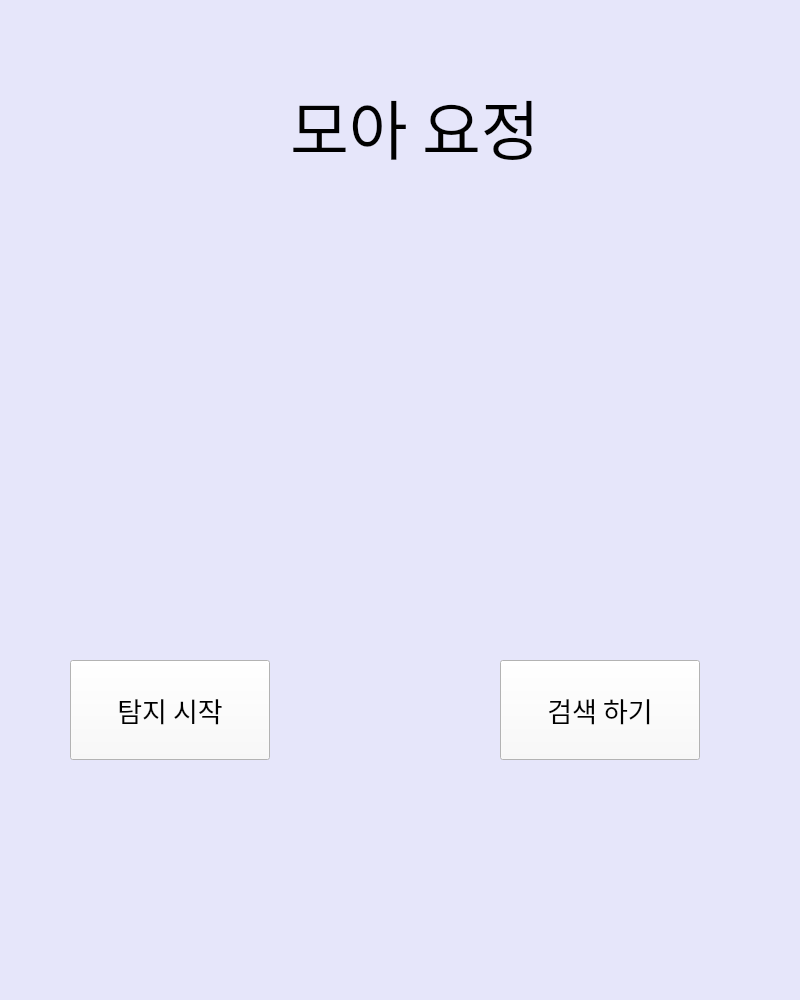
<?xml version="1.0" encoding="UTF-8"?>
<ui version="4.0">
 <class>MainWindow</class>
 <widget class="QMainWindow" name="MainWindow">
  <property name="enabled">
   <bool>true</bool>
  </property>
  <property name="geometry">
   <rect>
    <x>0</x>
    <y>0</y>
    <width>800</width>
    <height>1000</height>
   </rect>
  </property>
  <property name="palette">
   <palette>
    <active>
     <colorrole role="Button">
      <brush brushstyle="SolidPattern">
       <color alpha="255">
        <red>230</red>
        <green>230</green>
        <blue>250</blue>
       </color>
      </brush>
     </colorrole>
     <colorrole role="Base">
      <brush brushstyle="SolidPattern">
       <color alpha="255">
        <red>230</red>
        <green>230</green>
        <blue>250</blue>
       </color>
      </brush>
     </colorrole>
     <colorrole role="Window">
      <brush brushstyle="SolidPattern">
       <color alpha="255">
        <red>230</red>
        <green>230</green>
        <blue>250</blue>
       </color>
      </brush>
     </colorrole>
    </active>
    <inactive>
     <colorrole role="Button">
      <brush brushstyle="SolidPattern">
       <color alpha="255">
        <red>230</red>
        <green>230</green>
        <blue>250</blue>
       </color>
      </brush>
     </colorrole>
     <colorrole role="Base">
      <brush brushstyle="SolidPattern">
       <color alpha="255">
        <red>230</red>
        <green>230</green>
        <blue>250</blue>
       </color>
      </brush>
     </colorrole>
     <colorrole role="Window">
      <brush brushstyle="SolidPattern">
       <color alpha="255">
        <red>230</red>
        <green>230</green>
        <blue>250</blue>
       </color>
      </brush>
     </colorrole>
    </inactive>
    <disabled>
     <colorrole role="Button">
      <brush brushstyle="SolidPattern">
       <color alpha="255">
        <red>230</red>
        <green>230</green>
        <blue>250</blue>
       </color>
      </brush>
     </colorrole>
     <colorrole role="Base">
      <brush brushstyle="SolidPattern">
       <color alpha="255">
        <red>230</red>
        <green>230</green>
        <blue>250</blue>
       </color>
      </brush>
     </colorrole>
     <colorrole role="Window">
      <brush brushstyle="SolidPattern">
       <color alpha="255">
        <red>230</red>
        <green>230</green>
        <blue>250</blue>
       </color>
      </brush>
     </colorrole>
    </disabled>
   </palette>
  </property>
  <property name="font">
   <font>
    <family>Arial</family>
    <pointsize>20</pointsize>
   </font>
  </property>
  <property name="windowTitle">
   <string>MainWindow</string>
  </property>
  <property name="styleSheet">
   <string notr="true"> background-color:rgb(230, 230, 250)</string>
  </property>
  <widget class="QWidget" name="centralwidget">
   <widget class="QPushButton" name="Scanbtn">
    <property name="geometry">
     <rect>
      <x>70</x>
      <y>660</y>
      <width>200</width>
      <height>100</height>
     </rect>
    </property>
    <property name="font">
     <font>
      <family>학교안심 은하수 R</family>
      <pointsize>20</pointsize>
     </font>
    </property>
    <property name="styleSheet">
     <string notr="true"> background-color:rgb(250, 250,250)</string>
    </property>
    <property name="text">
     <string>탐지 시작</string>
    </property>
   </widget>
   <widget class="QLabel" name="Titlelabel">
    <property name="geometry">
     <rect>
      <x>290</x>
      <y>70</y>
      <width>281</width>
      <height>111</height>
     </rect>
    </property>
    <property name="font">
     <font>
      <family>학교안심 은하수 R</family>
      <pointsize>48</pointsize>
     </font>
    </property>
    <property name="text">
     <string>모아 요정</string>
    </property>
   </widget>
   <widget class="QPushButton" name="Searchbtn">
    <property name="geometry">
     <rect>
      <x>500</x>
      <y>660</y>
      <width>200</width>
      <height>100</height>
     </rect>
    </property>
    <property name="font">
     <font>
      <family>학교안심 은하수 R</family>
      <pointsize>20</pointsize>
     </font>
    </property>
    <property name="styleSheet">
     <string notr="true"> background-color:rgb(250, 250, 250)</string>
    </property>
    <property name="text">
     <string>검색 하기</string>
    </property>
   </widget>
  </widget>
  <widget class="QStatusBar" name="statusbar"/>
 </widget>
 <resources/>
 <connections/>
</ui>
